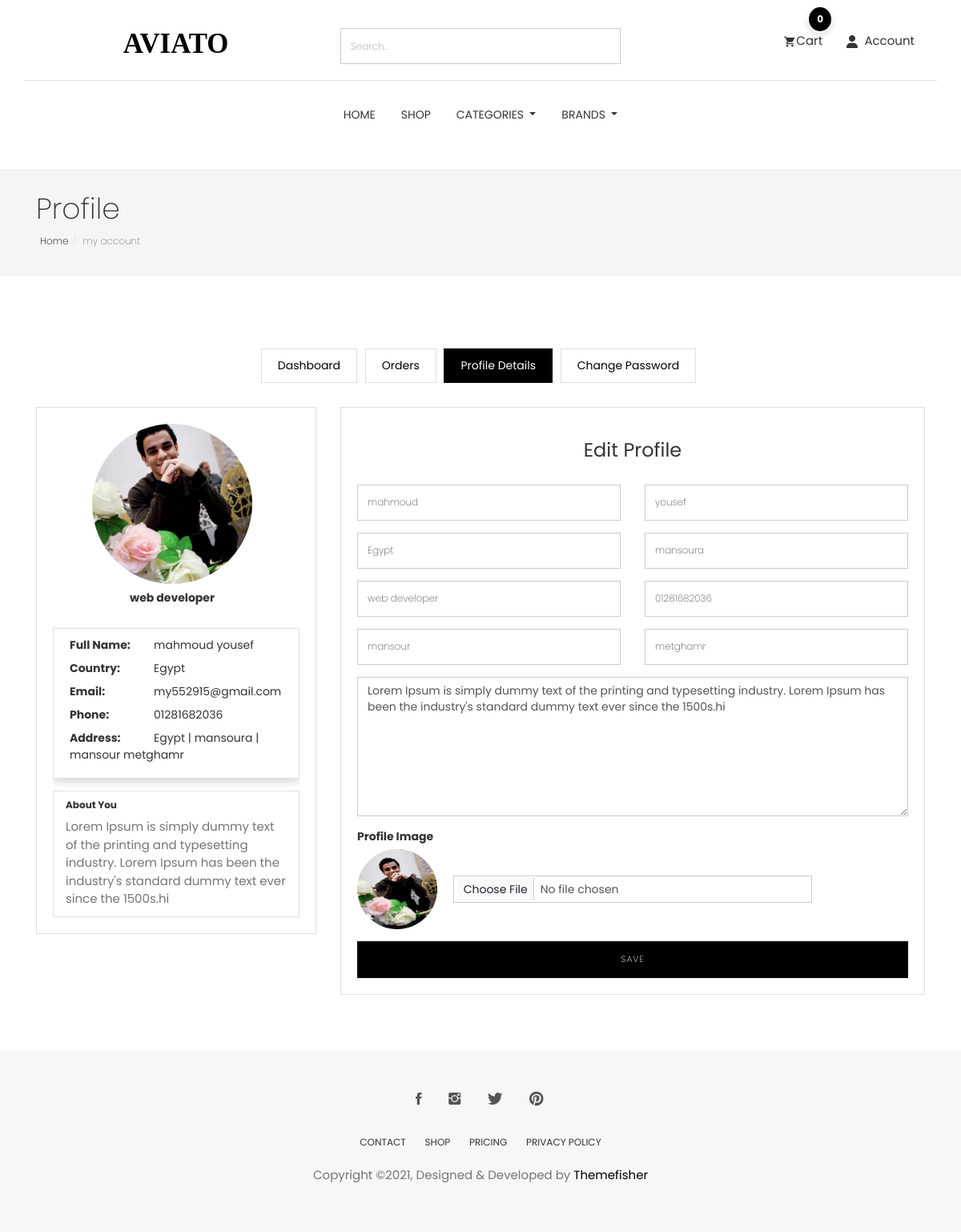
The page /accounts/profile/ (signed in) on the database its author committed.
### accounts/models.py (models this page shows, shortened)
class Profile(models.Model):
    user = models.OneToOneField(User,on_delete=models.CASCADE)
    image = models.ImageField(upload_to='users_images/',blank=True , null=True)
    about = models.TextField(max_length=4000 , blank=True , null=True)
    country = models.CharField(max_length=50 ,blank=True, null=True)
    address_line_1 = models.CharField( max_length=50 , blank=True , null=True)
    address_line_2 = models.CharField( max_length=50 , blank=True , null=True)
    headline = models.CharField(max_length=50 , blank=True, null=True)
    city = models.CharField(max_length=50 ,blank=True, null=True)
    otp = models.IntegerField(null=True, blank=True)  # Store OTP here
    created_at = models.DateTimeField("created_at", default=timezone.now)
    updated_at = models.DateTimeField( auto_now=True)
    @property
    def full_name(self):
        return f'{self.user.first_name} {self.user.last_name}'
    @property
    def full_address(self):
        return f"{self.country} | {self.city} | {self.address_line_1} {self.address_line_2}"

class User(AbstractBaseUser):
    first_name      = models.CharField(max_length=50)
    last_name       = models.CharField(max_length=50)
    username        = models.CharField(max_length=50, unique=True)
    email           = models.EmailField(max_length=100, unique=True)
    phone_number    = models.CharField(max_length=50)
    date_joined     = models.DateTimeField(auto_now_add=True)
    last_login      = models.DateTimeField(auto_now_add=True)
    is_admin        = models.BooleanField(default=False)
    is_staff        = models.BooleanField(default=False)
    is_active       = models.BooleanField(default=False)
    is_superadmin   = models.BooleanField(default=False)
    USERNAME_FIELD = 'email'
    REQUIRED_FIELDS = ['username', 'first_name', 'last_name']
    objects = MyAccountManager()

### accounts/views.py (the view)
# urls.py: path('profile/' , views.profile , name="profile" ),
@login_required(login_url='login')
def profile(request):
    profile = Profile.objects.get(user=request.user)
    if request.method == "POST":
        user_form = UserForm(request.POST, instance=request.user)
        profile_form = ProfileForm(request.POST, request.FILES, instance=profile)
        if user_form.is_valid() and profile_form.is_valid():
            user_form.save()
            profile_form.save()
            messages.success(request, 'Profile updated successfully')
            return redirect('profile')
        else:
            messages.error(request, 'Please correct the errors below.')
    else:
        user_form = UserForm(instance=request.user)
        profile_form = ProfileForm(instance=profile)
    return render(request, 'profile/profile.html', {
        'profile': profile,
        'user_form': user_form,
        'profile_form': profile_form
    })

### accounts/forms.py
class UserForm(forms.ModelForm):
    class Meta:
        model = User
        fields = ['first_name','last_name','phone_number']

class ProfileForm(forms.ModelForm):
    class Meta:
        model = Profile
        fields = ['image','country','city','headline','about','address_line_1','address_line_2']

### category/category_context.py (called while the page is built)
def nav_links(request):
    categories_nav = Category.objects.all()
    subcategories_nav = Subcategory.objects.all()
    brands_nav = Brand.objects.all()
    context = {
        'categories_nav':categories_nav,
        'brands_nav':brands_nav,
        'subcategories_nav':subcategories_nav,
    }
    return context

### category/models.py (called while the page is built)
    def get_url(self):
        return reverse('products_by_subcategory',args=[self.id])

### store/models.py (called while the page is built)
    def get_url(self):
        return reverse('products_by_brand',args=[self.id])

    def __str__(self):
        return self.name

### accounts/templates/profile/profile.html (shortened to what this page needs)
{% extends "base.html" %}
{% load static %}
{% block body %}
<section class="page-header">
    <div class="container">
        <div class="row">
            <div class="col-md-12">
                <div class="content">
                    <h1 class="page-name">Profile</h1>
                    <ol class="breadcrumb">
                        <li><a href="/">Home</a></li>
                        <li class="active">my account</li>
                    </ol>
                </div>
            </div>
        </div>
    </div>
</section>
<section class="user-dashboard page-wrapper">
    <div class="container">
        <div class="row">
            <div class="col-md-12">
                <ul class="list-inline dashboard-menu text-center">
                    <li><a class="" href="{% url 'userdashboard' %}">Dashboard</a></li>
                    <li><a href="{% url 'orders'%}">Orders</a></li>
                    <li><a class="active" href="{% url 'profile' %}">Profile Details</a></li>
                    <li><a href="{% url 'change_password' %}">Change Password</a></li>
                </ul>
                <div class="row">
                    <div class="col-md-4">
                        <div class="dashboard-wrapper dashboard-user-profile">
                            <div class="media">
                                <div class="pull-left text-center w-100  ">
                                    <img class="user-img"
                                        src="{% if profile.image %} {{profile.image.url}} {% endif %}"
                                        alt="Image">
                                    <h5 class=""><strong>{{profile.headline}}</strong></h5>
                                </div>
                                <div class="media-body">
                                    <ul class="user-profile-list border py-3 mb-4 shadow">
                                        <li><span>Full Name:</span>{{profile.full_name}}</li>
                                        <li><span>Country:</span>{{profile.country}}</li>
                                        <li><span>Email:</span>{{profile.user.email}}</li>
                                        <li><span>Phone:</span>{{profile.user.phone_number}}</li>
                                        <li><span>Address:</span>{{profile.full_address}}</li>
                                    </ul>
                                    <div class=" px-4 border">
                                        <h6 class="mt-3"><strong>About You</strong></h6>
                                        <p>{{profile.about}}</p>
                                    </div>
                                </div>
                            </div>
                        </div>
                    </div>
                    <div class="col-md-8">
                        <div class="dashboard-wrapper dashboard-user-profile">
                            <div class="media">
                                <h3 class="text-center">Edit Profile</h3>
                                <div class="row mt-5">
                                    <div class="col-md-12 ">
                                        <div class="block text-center">
                                            <form class="text-left clearfix" method="POST" action="{% url 'profile' %}"
                                                enctype="multipart/form-data">
                                                <div class="row">
                                                    <div class="form-group col-md-6">
                                                        <input type="text" class="form-control" name="first_name"
                                                            value="{{ user_form.first_name.value }}"
                                                            placeholder="First Name">
                                                    </div>
                                                    <div class="form-group col-md-6">
                                                        <input type="text" class="form-control" name="last_name"
                                                            value="{{ user_form.last_name.value }}"
                                                            placeholder="Last Name">
                                                    </div>
                                                </div>
                                                <div class="row">
                                                    <div class="form-group col-md-6">
                                                        <input type="text" class="form-control" name="country"
                                                            value="{{ profile_form.country.value }}"
                                                            placeholder="Country">
                                                    </div>
                                                    <div class="form-group col-md-6">
                                                        <input type="text" class="form-control" name="city"
                                                            value="{{ profile_form.city.value }}" placeholder="City">
                                                    </div>
                                                </div>
                                                <div class="row">
                                                    <div class="form-group col-md-6">
                                                        <input type="text" class="form-control" name="headline"
                                                            value="{{ profile_form.headline.value }}"
                                                            placeholder="Headline">
                                                    </div>
                                                    <div class="form-group col-md-6">
                                                        <input type="text" class="form-control" name="phone_number"
                                                            value="{{ user_form.phone_number.value }}"
                                                            placeholder="Phone Number">
                                                    </div>
                                                </div>
                                                <div class="row">
                                                    <div class="form-group col-md-6">
                                                        <input type="text" class="form-control" name="address_line_1"
                                                            value="{{ profile_form.address_line_1.value }}"
                                                            placeholder="Address Line 1">
                                                    </div>
                                                    <div class="form-group col-md-6">
                                                        <input type="text" class="form-control" name="address_line_2"
                                                            value="{{ profile_form.address_line_2.value }}"
                                                            placeholder="Address Line 2">
                                                    </div>
                                                </div>
                                                <div class="form-group">
                                                    <textarea rows="8" name="about" cols="50" class="form-control"
                                                        placeholder="About You">{{ profile_form.about.value }}</textarea>
                                                </div>
                                                <div class="form-group">
                                                    <label for="image">Profile Image</label>
                                                    <div class="row align-items-lg-center">
                                                        {% if profile_form.image.value %}
                                                        <div class="col-md-2">
                                                            <img class="rounded-circle"
                                                                src="{{ profile_form.image.value.url }}"
                                                                alt="Profile Image"
                                                                style="width: 100px; height: 100px;"></div>
                                                        {% endif %}
                                                        <div class="col-md-8"><input type="file" name="image" class="form-control"></div>
                                                    </div>
                                                </div>
                                                <div class="text-center">
                                                    <button type="submit"
                                                        class="btn btn-main text-center w-100">Save</button>
                                                </div>
                                            </form>
                                        </div>
                                    </div>
                                </div>
                            </div>
                        </div>
                    </div>
                </div>
            </div>
        </div>
    </div>
</section>
{% endblock body %}

### static/css/style.css (style rules this page uses)
body { line-height: 1.5; font-family: "Poppins", sans-serif; -webkit-font-smoothing: antialiased; }
p { font-family: "Poppins", sans-serif; color: #757575; font-size: 15px; }
h1, h2, h3, h4, h5, h6 { font-family: "Poppins", sans-serif; }
h1, h2, h3, h4, h5, h6 { font-weight: 400; }
ol, ul { margin: 0; padding: 0; list-style: none; }
a, a:focus, a:hover { text-decoration: none; outline: 0; color: #000; }
input[type=email], input[type=password], input[type=text], input[type=tel] { border-radius: 0; box-shadow: none; height: 45px; outline: none; font-weight: 200; font-size: 12px; }
.form-control { box-shadow: none; border-radius: 0; }
.btn-main, .btn-small, .btn-transparent, .btn-solid-border { background: #000; color: #fff; display: inline-block; font-size: 11px; letter-spacing: 1px; padding: 14px 35px; text-transform: uppercase; font-weight: 200; border-radius: 0; }
.w-100 { width: 100%; }
.page-header { background: #f5f5f5; margin-top: 20px; border-bottom: none; padding: 30px 0; }
.page-header h1 { font-weight: 200; margin: 0 0 6px 0; }
.page-header .breadcrumb { background: transparent; padding: 5px; margin: 0; }
.page-header .breadcrumb li { font-weight: 200; font-size: 12px; }
.page-header .breadcrumb li a { color: #000; }
.page-wrapper { padding: 70px 0; }
.dashboard-menu .active { background: #000; color: #fff; border: 1px solid #000; }
.dashboard-menu li { padding: 0; margin: 0 3px; }
.dashboard-menu li a { padding: 10px 20px; border: 1px solid #dedede; display: inline-block; }
.dashboard-wrapper { border: 1px solid #dedede; margin-top: 30px; padding: 20px; }
.dashboard-wrapper .user-img { width: 120px; height: 120px; border-radius: 50%; }
.dashboard-user-profile .user-img { width: 200px; height: 200px; border-radius: 50%; object-fit: cover; }
.dashboard-user-profile .user-profile-list { margin-top: 20px; padding-left: 20px; }
.dashboard-user-profile .user-profile-list li { margin-bottom: 8px; }
.dashboard-user-profile .user-profile-list span { font-weight: bold; margin-right: 5px; width: 100px; display: inline-block; }

### rows shown on the page
Profile: image (picture), headline "web developer", full_name "mahmoud yousef", country "Egypt", user.email "my552915@gmail.com", user.phone_number "01281682036", full_address "Egypt | mansoura | mansour metghamr", about "Lorem Ipsum is simply dummy text of the printing and typesetting industry. Lorem Ipsum has been the industry's standard dummy text ever since the 1500s.hi", city "mansoura", address_line_1 "mansour", address_line_2 "metghamr"
User: first_name "mahmoud", last_name "yousef", phone_number "01281682036"

### other values the page prints
{{ quantity }} "0"
